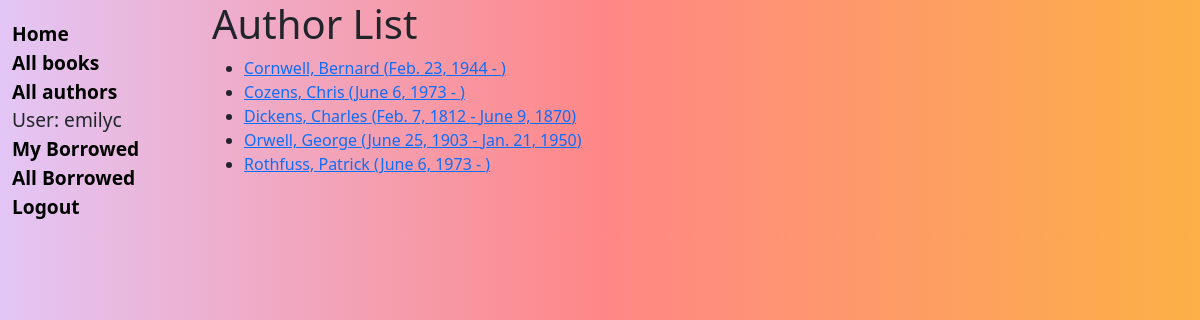
Screenshot of /catalog/authors/ (signed in) with the database file from the repository.
### catalog/models.py (models this page shows)
class Author(models.Model):
    first_name = models.CharField(max_length=100)
    last_name = models.CharField(max_length=100)
    date_of_birth = models.DateField("Born", null=True, blank=True)
    date_of_death = models.DateField("Died", null=True, blank=True)
    class Meta:
        ordering = ["last_name", "first_name"]
    def get_absolute_url(self):
        return reverse("catalog:author-detail", args=[str(self.id)])
    def __str__(self):
        return f"{self.last_name}, {self.first_name}"

### catalog/views.py (the view)
# urls.py: path("authors/", views.AuthorListView.as_view(), name="authors"),
class AuthorListView(generic.ListView):
    model = Author
    paginate_by = 5

### catalog/templates/catalog/author_list.html
{% extends "base_generic.html" %} {% block content %}
<h1>Author List</h1>
{% if author_list %}
<ul>
	{% for author in author_list %}
	<li>
		<a href="{{ author.get_absolute_url }}"
			>{{ author }} ({{ author.date_of_birth }} -
			{{author.date_of_death|default_if_none:"" }})</a
		>
	</li>
	{% endfor %}
</ul>
{% else %}
<p>There are no authors in the library.</p>
{% endif %} {% endblock %}

### catalog/templates/base_generic.html (shortened to what this page needs)
<!DOCTYPE html>
<html lang="en">
<head>
	<link href="https://cdn.jsdelivr.net/npm/bootstrap@5.1.3/dist/css/bootstrap.min.css" rel="stylesheet"
 />
	{% load static %}
	<link rel="stylesheet" href="{% static 'css/styles.css' %}" />
</head>
<body>
	<div class="container-fluid">
		<div class="row">
			<div class="col-sm-2">
				{% block sidebar %}
				<ul class="sidebar-nav">
					<li><a href="{% url 'catalog:index' %}">Home</a></li>
					<li><a href="{% url 'catalog:books' %}">All books</a></li>
					<li>
						<a href="{% url 'catalog:authors' %}">All authors</a>
					</li>
					{% if user.is_authenticated %}
					<li>User: {{ user.get_username }}</li>
					<li><a href="{% url 'catalog:my-borrowed' %}">My Borrowed</a></li>
					<li><a href="{% url 'catalog:all-borrowed' %}">All Borrowed</a></li>
					<li><a href="{% url 'logout' %}?next={{ request.path }}">Logout</a></li>
					{% else %}
					<li><a href="{% url 'login' %}?next={{ request.path }}">Login</a></li>
					{% endif %}
				</ul>
				{% endblock %}
			</div>
			<div class="col-sm-10">{% block content %}{% endblock %}</div>
		</div>
	</div>
</body>
</html>

### catalog/static/css/styles.css (style rules this page uses)
.sidebar-nav { margin-top: 20px; padding: 0; list-style: none; font-size: 1.2em; }
.sidebar-nav a { text-decoration: none; color: #000; font-weight: bold; }
body { background: linear-gradient( 90deg, rgba(227, 198, 246, 1) 0%, rgba(255, 135, 135, 1) 50%, rgba(252, 176, 69, 1) 100% ); }

### rows the page displays
Author: last_name+first_name "Cornwell, Bernard", date_of_birth "Feb. 23, 1944"
Author: last_name+first_name "Cozens, Chris", date_of_birth "June 6, 1973"
Author: last_name+first_name "Dickens, Charles", date_of_birth "Feb. 7, 1812", date_of_death "June 9, 1870"
Author: last_name+first_name "Orwell, George", date_of_birth "June 25, 1903", date_of_death "Jan. 21, 1950"
Author: last_name+first_name "Rothfuss, Patrick", date_of_birth "June 6, 1973"

### other values shown
{{ user.get_username }} "emilyc"
